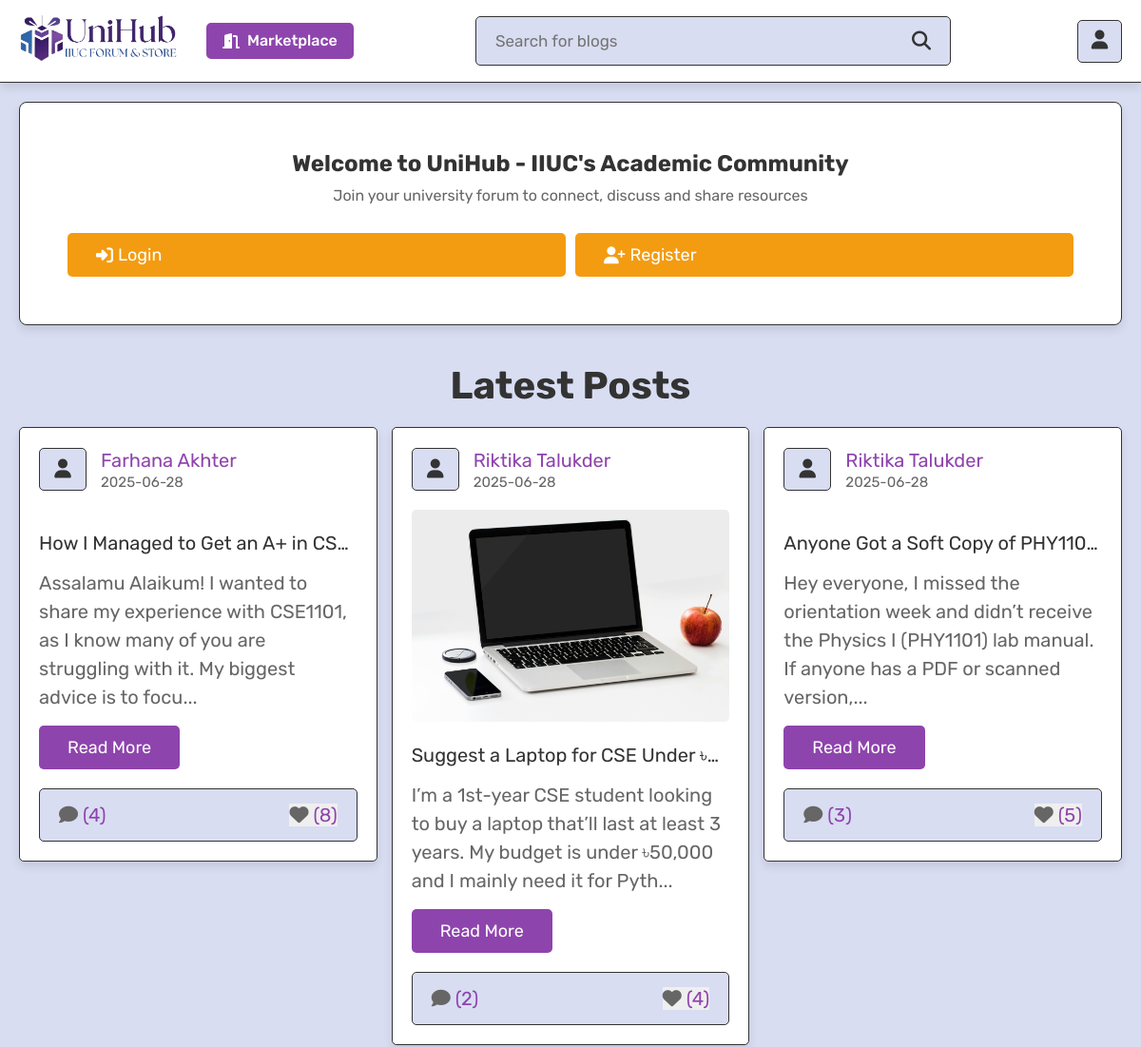
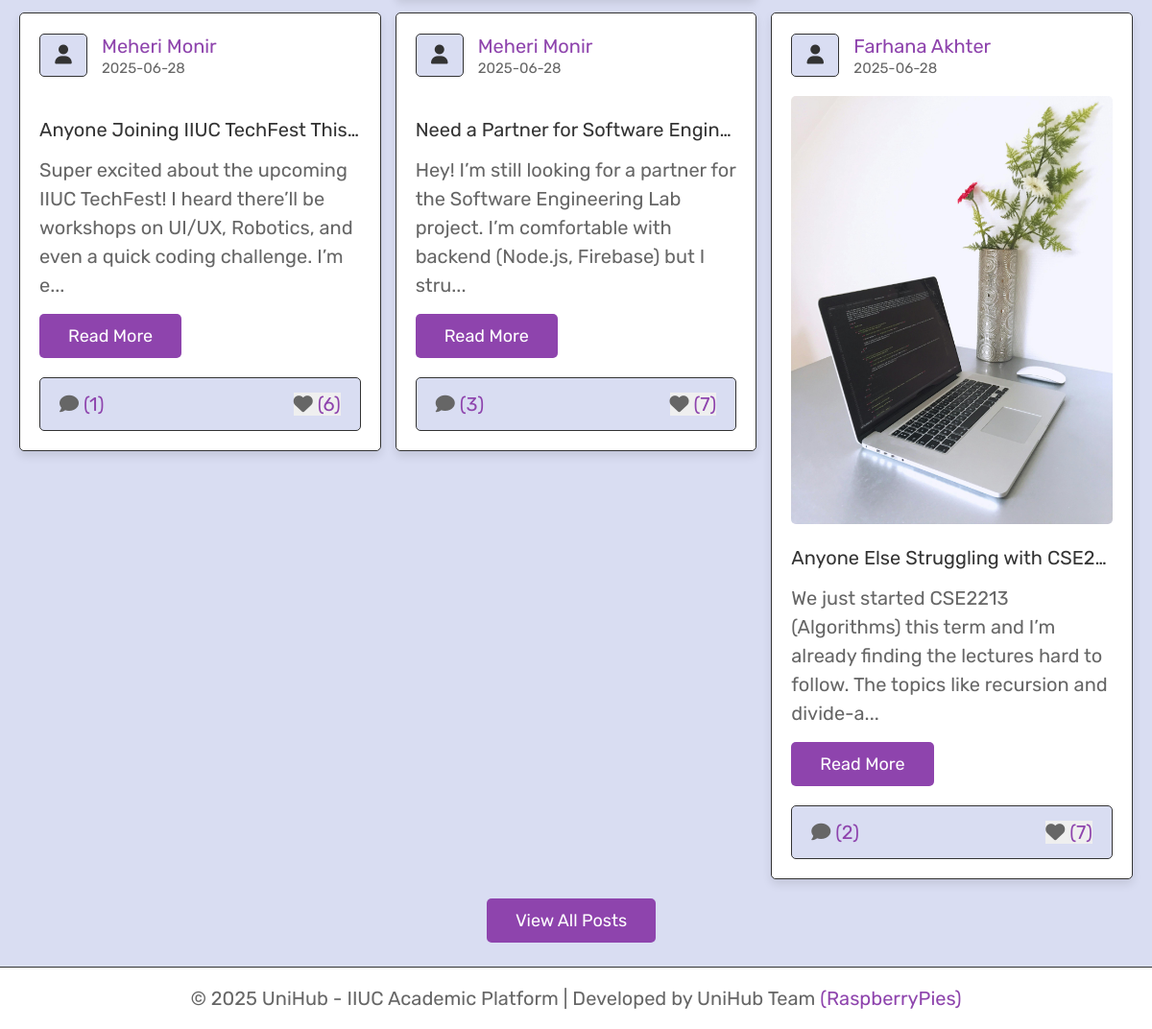
/project_blog/home.php, run on the app's committed database (2 pictures, top to bottom).
### tables this page shows
CREATE TABLE `posts` (
  `id` int(100) NOT NULL,
  `user_id` int(100) NOT NULL,
  `name` varchar(100) NOT NULL,
  `title` varchar(100) NOT NULL,
  `content` varchar(10000) NOT NULL,
  `image` varchar(100) NOT NULL,
  `date` date NOT NULL DEFAULT current_timestamp(),
  `status` varchar(10) NOT NULL
);

### project_blog/home.php (the view, shortened to what this page needs)
<?php
include 'components/connect.php';
if (isset($_SESSION['user_id'])) {
   $user_id = $_SESSION['user_id'];
} else {
   $user_id = '';
};
?>
<!DOCTYPE html>
<html lang="en">
<head>
   <link rel="stylesheet" href="https://cdnjs.cloudflare.com/ajax/libs/font-awesome/6.1.1/css/all.min.css">
   <link rel="stylesheet" href="css/style.css">
</head>
<body>
   <?php include 'components/user_header.php'; ?>
   <section class="welcome-section">
      <div class="home-grid">
         <div class="box-container">
            <div class="welcome-box">
               <?php
               $select_profile = $conn->prepare("SELECT * FROM `users` WHERE id = ?");
               $select_profile->execute([$user_id]);
               if ($select_profile->rowCount() > 0) {
                  $fetch_profile = $select_profile->fetch(PDO::FETCH_ASSOC);
                  $count_user_comments = $conn->prepare("SELECT * FROM `comments` WHERE user_id = ?");
                  $count_user_comments->execute([$user_id]);
                  $total_user_comments = $count_user_comments->rowCount();
                  $count_user_likes = $conn->prepare("SELECT * FROM `likes` WHERE user_id = ?");
                  $count_user_likes->execute([$user_id]);
                  $total_user_likes = $count_user_likes->rowCount();
               ?>
                  <div class="welcome-header">
                     <h3>Welcome to UniHub <span><?= $fetch_profile['name']; ?></span>!</h3>
                     <p class="welcome-subtext">Here's your community engagement summary</p>
                  </div>
                  <div class="stats-container">
                     <div class="stat-item">
                        <i class="fas fa-comment"></i>
                        <div>
                           <span class="stat-number"><?= $total_user_comments; ?></span>
                           <span class="stat-label">Comments</span>
                        </div>
                     </div>
                     <div class="stat-item">
                        <i class="fas fa-heart"></i>
                        <div>
                           <span class="stat-number"><?= $total_user_likes; ?></span>
                           <span class="stat-label">Likes</span>
                        </div>
                     </div>
                  </div>
               <?php
               } else {
               ?>
                  <div class="guest-welcome">
                     <h3>Welcome to UniHub - IIUC's Academic Community</h3>
                     <p>Join your university forum to connect, discuss and share resources</p>
                     <div class="flex-btn">
                        <a href="login.php" class="option-btn">
                           <i class="fas fa-sign-in-alt"></i> Login
                        </a>
                        <a href="register.php" class="option-btn">
                           <i class="fas fa-user-plus"></i> Register
                        </a>
                     </div>
                  </div>
               <?php } ?>
            </div>
         </div>
      </div>
   </section>
   <section class="posts-container">
      <h1 class="heading">latest posts</h1>
      <div class="box-container">
         <?php
         $select_posts = $conn->prepare("SELECT * FROM `posts` WHERE status = ? LIMIT 6 ");
         $select_posts->execute(['active']);
         if ($select_posts->rowCount() > 0) {
            while ($fetch_posts = $select_posts->fetch(PDO::FETCH_ASSOC)) {
               $post_id = $fetch_posts['id'];
               $count_post_comments = $conn->prepare("SELECT * FROM `comments` WHERE post_id = ?");
               $count_post_comments->execute([$post_id]);
               $total_post_comments = $count_post_comments->rowCount();
               $count_post_likes = $conn->prepare("SELECT * FROM `likes` WHERE post_id = ?");
               $count_post_likes->execute([$post_id]);
               $total_post_likes = $count_post_likes->rowCount();
               $confirm_likes = $conn->prepare("SELECT * FROM `likes` WHERE user_id = ? AND post_id = ?");
               $confirm_likes->execute([$user_id, $post_id]);
         ?>
               <form class="box" method="post">
                  <div class="post-admin">
                     <i class="fas fa-user"></i>
                     <div>
                        <a href="author_posts.php?author=<?= $fetch_posts['name']; ?>"><?= $fetch_posts['name']; ?></a>
                        <div><?= $fetch_posts['date']; ?></div>
                     </div>
                  </div>
                  <?php
                  if ($fetch_posts['image'] != '') {
                  ?>
                     <img src="uploaded_img/<?= $fetch_posts['image']; ?>" class="post-image" alt="">
                  <?php
                  }
                  ?>
                  <div class="post-title"><?= $fetch_posts['title']; ?></div>
                  <div class="post-content content-150"><?= $fetch_posts['content']; ?></div>
                  <a href="view_post.php?post_id=<?= $post_id; ?>" class="inline-btn">read more</a>
                  <div class="icons">
                     <a href="view_post.php?post_id=<?= $post_id; ?>"><i class="fas fa-comment"></i><span>(<?= $total_post_comments; ?>)</span></a>
                     <button type="submit" name="like_post"><i class="fas fa-heart" style="<?php if ($confirm_likes->rowCount() > 0) {
                                                                                                echo 'color:var(--red);';
                                                                                             } ?>  "></i><span>(<?= $total_post_likes; ?>)</span></button>
                  </div>
               </form>
         <?php
            }
         } else {
            echo '<p class="empty">no posts added yet!</p>';
         }
         ?>
      </div>
      <div class="more-btn" style="text-align: center; margin-top:1rem;">
         <a href="posts.php" class="inline-btn">view all posts</a>
      </div>
   </section>
   <?php include 'components/footer.php'; ?>
</body>
</html>

### project_blog/components/user_header.php (shortened to what this page needs)
<header class="header">
   <section class="flex">
      <div class="share">
         <a href="home.php" class="logo">
            <img src="assets/img/logo.png" style="height: 50px; width: auto;">
         </a>
         <a href="../project_book/choose.php" class="bookstore-btn">
            <i class="fas fa-door-open"></i>
            <span>Marketplace</span>
         </a>
      </div>
      <form action="search.php" method="POST" class="search-form">
         <input type="text" name="search_box" class="box" maxlength="100" placeholder="Search for blogs" required>
         <button type="submit" class="fas fa-search" name="search_btn"></button>
      </form>
      <div class="icons">
         <div id="user-btn" class="fas fa-user"></div>
      </div>
   </section>
</header>

### project_blog/components/footer.php
<footer class="footer">
   <p class="credit"> &copy; <?php echo date('Y'); ?> UniHub - IIUC Academic Platform | Developed by UniHub Team <span>(RaspberryPies)</span> </p>
</footer>

### project_blog/home.php (style rules this page uses)
.welcome-section { padding: 2rem; max-width: 1200px; margin: 0 auto; }
.welcome-box { background-color: var(--white); border-radius: 0.8rem; padding: 3rem; box-shadow: var(--box-shadow); border: var(--border); }
.guest-welcome { text-align: center; padding: 2rem; }
.guest-welcome h3 { font-size: 2.4rem; color: var(--black); margin-bottom: 1rem; }
.guest-welcome p { font-size: 1.6rem; color: var(--light-color); margin-bottom: 2rem; }
.flex-btn { display: flex; gap: 1rem; justify-content: center; }
.option-btn { display: inline-flex; align-items: center; gap: 0.5rem; }

### project_blog/components/user_header.php (style rules this page uses)
.bookstore-btn { display: inline-block; padding: 12px 20px; margin-left: 20px; background-color: var(--purple); color: white; border-radius: 5px; font-weight: 600; font-size: 1.1rem; text-decoration: none; transition: all 0.3s ease; height: auto; line-height: 1.5; gap: 8px; }
.share { display: flex; align-items: center; gap: 20px; }

### data on the page
posts: name "Farhana Akhter", date "2025-06-28", title "How I Managed to Get an A+ in CS…", content "Assalamu Alaikum! I wanted to share my experience with CSE1101, as I know many of you are struggling with it. My biggest advice is to focu", total_post_comments "4", total_post_likes "8"
posts: name "Riktika Talukder", date "2025-06-28", image (picture), title "Suggest a Laptop for CSE Under ৳…", content "I’m a 1st-year CSE student looking to buy a laptop that’ll last at least 3 years. My budget is under ৳50,000 and I mainly need it for Pyth", total_post_comments "2", total_post_likes "4"
posts: name "Riktika Talukder", date "2025-06-28", title "Anyone Got a Soft Copy of PHY110…", content "Hey everyone, I missed the orientation week and didn’t receive the Physics I (PHY1101) lab manual. If anyone has a PDF or scanned version,", total_post_comments "3", total_post_likes "5"
posts: name "Meheri Monir", date "2025-06-28", title "Anyone Joining IIUC TechFest This…", content "Super excited about the upcoming IIUC TechFest! I heard there’ll be workshops on UI/UX, Robotics, and even a quick coding challenge. I’m e", total_post_comments "1", total_post_likes "6"
posts: name "Meheri Monir", date "2025-06-28", title "Need a Partner for Software Engin…", content "Hey! I’m still looking for a partner for the Software Engineering Lab project. I’m comfortable with backend (Node.js, Firebase) but I stru", total_post_comments "3", total_post_likes "7"
posts: name "Farhana Akhter", date "2025-06-28", image (picture), title "Anyone Else Struggling with CSE2…", content "We just started CSE2213 (Algorithms) this term and I’m already finding the lectures hard to follow. The topics like recursion and divide-a", total_post_comments "2", total_post_likes "7"
